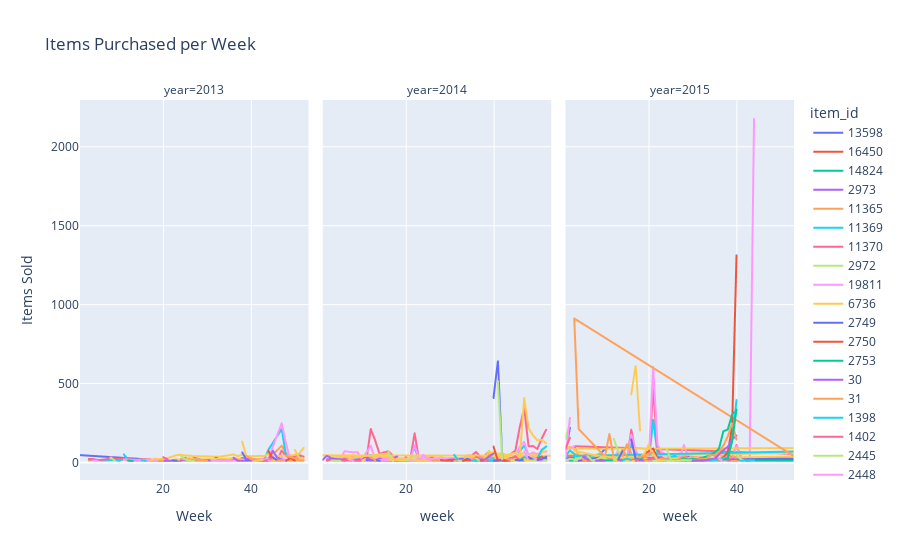

Here is the notebook cell this chart was saved with:
### Code cell
all_sales = pd.concat(weekly_sales_dict.values(), ignore_index=True)
all_sales['year'] = all_sales['date'].dt.year

fig = px.line(all_sales[all_sales['average_weekly_sales'] > 9], x='week', y='average_weekly_sales', color='item_id',
              title='Items Purchased per Week', facet_col='year')
fig.update_layout(xaxis_title='Week', yaxis_title='Items Sold')
fig.show()
